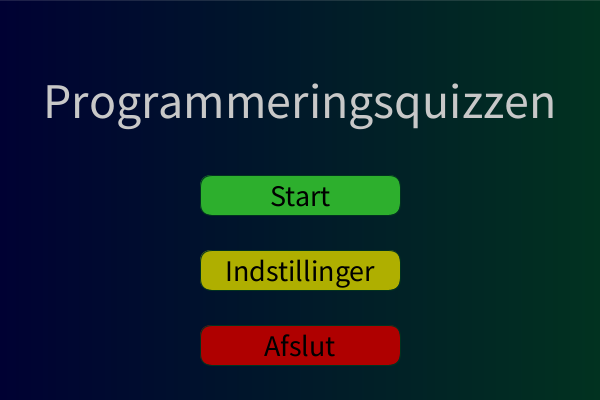
Frame 1 (no input)
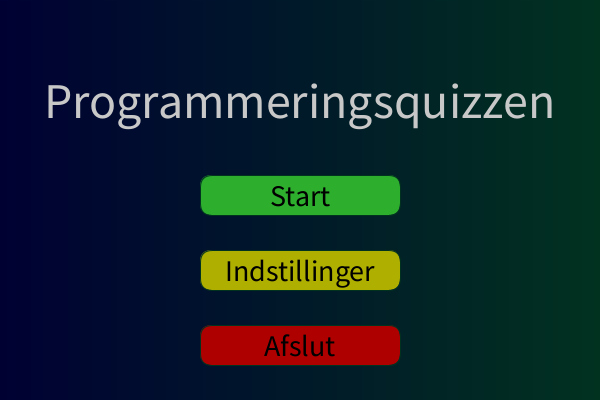
Frame 60 (the mouse pressed at the canvas centre just before this capture)
Frame 120 (the mouse held since frame 60 and released just before this capture): identical to frame 60, image omitted

The Processing sketch that drew these frames (run headless with seeded random() and noise(); from frame 60 on, the mouse is pressed at the canvas centre):

// Processing sketch: QuizzenmedLaurtis
// ── QuizzenmedLaurtis.pde
int Start = 0;
int Spørgsmål = 1;
int Indstillinger = 2;
int Slut = 3;
int tilstand = Start;
int svær = 5;
int nem = 4;
int sværhedsgrad = nem;

color cb1 = color(0, 1, 51);
color cb2 = color(1, 50, 32);

void setup() {
  size(600, 400);
}

void draw(){
 if(tilstand==Start){
   Start();
 } else
 if(tilstand==Indstillinger){
   Indstillinger();
 } else
 if(tilstand==Spørgsmål){
   Spørgsmål();
 } else
 if(tilstand==Slut){
   Slut();
 }
}

void Start(){
  //Baggrundsfarve
  for (int x = 0; x < width; x++) {
    float ca = map(x, 0, width, 0, 1);

    stroke(lerpColor(cb1, cb2, ca));
    line(x, 0, x, height);
  }
  //Overskrift
  textAlign(CENTER,CENTER);
  textSize(50);
  fill(200);
  text("Programmeringsquizzen",width/2,100);
  
  //Exit kasse
  fill(175,0,0);
  rect(width/2-100,325,200,40,12);
  //Indstillinger kasse
  fill(175, 175, 0);
  rect(width/2-100,250,200,40,12);
  //Start kasse
  fill(45,175,45);
  rect(width/2-100,175,200,40,12);
  //Tekst fyld i kasserne
  fill(0);
  textSize(30);
  text("Start",width/2,195);
  text("Indstillinger",width/2,270);
  text("Afslut",width/2,345);
  
}

void Indstillinger(){
  //Baggrundsfarve
  for (int x = 0; x < width; x++) {
    float ca = map(x, 0, width, 0, 1);

    stroke(lerpColor(cb1, cb2, ca));
    line(x, 0, x, height);
  }
  //Overskrift
  textAlign(CENTER,CENTER);
  textSize(60);
  fill(200);
  text("Indstillinger",width/2,100);
  
  //Retur kasse
  fill(175,0,0);
  rect(width/2-100,325,200,40,12);
  //Nem kasse
  if(sværhedsgrad==nem){
  fill(0, 175, 0);
  } else if(sværhedsgrad==svær){
    fill(175,0,0);
  }
  rect(width/2-100,250,200,40,12);
  //Svær kasse
  if(sværhedsgrad==nem){
  fill(175,0,0);
  } else if(sværhedsgrad==svær){
    fill(0,175,0);
  }
  rect(width/2-100,175,200,40,12);
  fill(0);
  textSize(30);
  text("Svær",width/2,195);
  text("Nem",width/2,270);
  text("Retur",width/2,345);
}

void Spørgsmål(){
  
}

void Slut(){
  //Overskrift
  textAlign(CENTER,CENTER);
  textSize(80);
  fill(255);
  text("Resultat af Quiz",width/2,100);
  //Kasse for Retur
  fill(150,0,0);
  rect(width/2-100,325,200,40,12);
  textSize(26);
  fill(0);
  text("Tilbage til Start",width/2,345);
}

void mouseClicked(){
  //Lukker knappen
  if(tilstand==Start && mouseX<400 && mouseX>200){
    if(mouseY<365 && mouseY>325){
      exit();
    }
  }
  if(tilstand==Start && mouseX<400 && mouseX>200){
    if(mouseY<290 && mouseY>250){
      tilstand = Indstillinger;
    }
  }
  if(tilstand==Start && mouseX<400 && mouseX>200){
    if(mouseY<215 && mouseY>175){
      tilstand = Spørgsmål;
    }
  }
  if(tilstand==Indstillinger && mouseX<400 && mouseX>200){
    if(mouseY<215 && mouseY>175){
      sværhedsgrad = svær;
    }
  }
  if(tilstand==Indstillinger && mouseX<400 && mouseX>200){
    if(mouseY<290 && mouseY>250){
      sværhedsgrad = nem;
    }
  }
  if(tilstand==Indstillinger && mouseX<400 && mouseX>200){
    if(mouseY<365 && mouseY>325){
      tilstand = Start;
    }
  }
  if(tilstand==Slut && mouseX<400 && mouseX>200){
    if(mouseY<365 && mouseY>325){
      exit();
    }
  }
}
